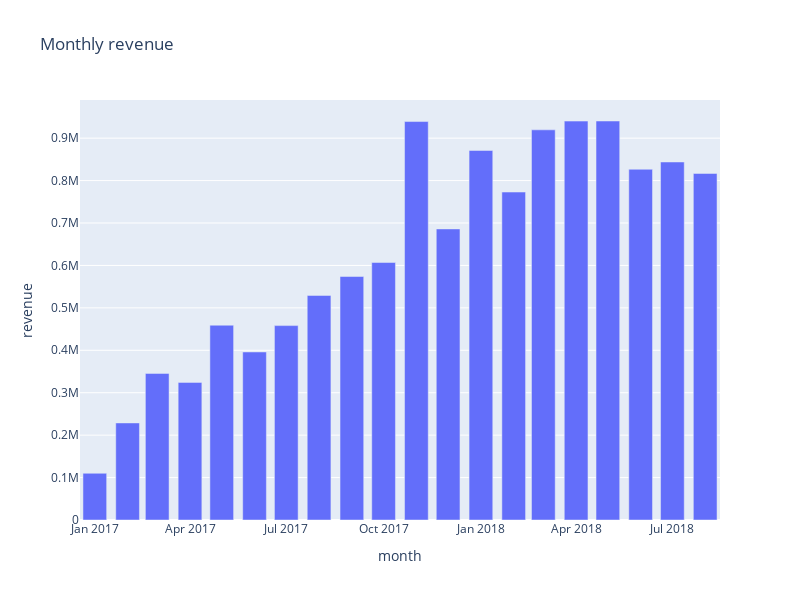

Source (notebook cell):
### Code cell
mom_rev = _read_sql("mom_rev")
fig = px.bar(
    mom_rev, 
    x="month", 
    y="revenue", 
    title="Monthly revenue",
    width=800,
    height=600
)
fig

### Figure 1 — Plotly figure (JSON) as saved in the notebook; plotly's stock layout.template omitted (floating-point values rounded to 4 significant figures)
{"data": [{"hovertemplate": "month=%{x}<br>revenue=%{y}<extra></extra>", "legendgroup": "", "marker": {"color": "#636efa", "pattern": {"shape": ""}}, "name": "", "orientation": "v", "showlegend": false, "textposition": "auto", "type": "bar", "x": ["2017-01-01T00:00:00.000000000", "2017-02-01T00:00:00.000000000", "2017-03-01T00:00:00.000000000", "2017-04-01T00:00:00.000000000", "2017-05-01T00:00:00.000000000", "2017-06-01T00:00:00.000000000", "2017-07-01T00:00:00.000000000", "2017-08-01T00:00:00.000000000", "2017-09-01T00:00:00.000000000", "2017-10-01T00:00:00.000000000", "2017-11-01T00:00:00.000000000", "2017-12-01T00:00:00.000000000", "2018-01-01T00:00:00.000000000", "2018-02-01T00:00:00.000000000", "2018-03-01T00:00:00.000000000", "2018-04-01T00:00:00.000000000", "2018-05-01T00:00:00.000000000", "2018-06-01T00:00:00.000000000", "2018-07-01T00:00:00.000000000", "2018-08-01T00:00:00.000000000"], "xaxis": "x", "y": [110100.0, 228800.0, 345500.0, 324400.0, 459100.0, 396000.0, 458200.0, 529300.0, 573800.0, 606900.0, 939100.0, 686000.0, 871000.0, 773000.0, 919600.0, 940200.0, 940400.0, 826700.0, 843800.0, 816800.0], "yaxis": "y"}], "layout": {"barmode": "relative", "height": 600, "legend": {"tracegroupgap": 0}, "title": {"text": "Monthly revenue"}, "width": 800, "xaxis": {"anchor": "y", "domain": [0, 1], "title": {"text": "month"}}, "yaxis": {"anchor": "x", "domain": [0, 1], "title": {"text": "revenue"}}}}
